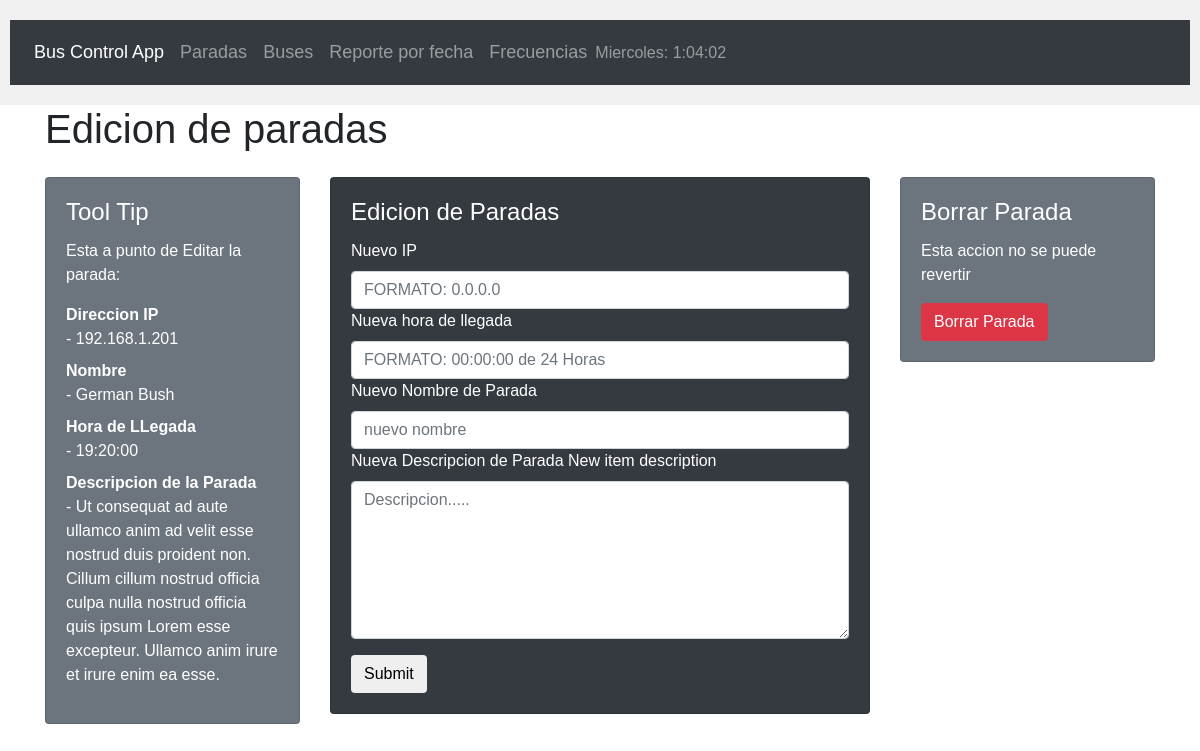
The page /paradas/192.168.1.201/edit on the database its author committed.
### db_setup.py (models this page shows, shortened)
class Paradas(Base): # child
    __tablename__ = 'paradas' # right -association class references the right side via many-to-one
    id = Column(Integer, primary_key=True)
    parada_Ip = Column(String(15), nullable=False)
    parada_Time = Column(String(20), nullable=False)
    parada_nombre = Column(String(100), nullable=False)
    parada_desc = Column(String(200), nullable=False)

### mainapp.py (the view)
@app.route('/paradas/<path:paradaIp>/edit', methods=['GET', 'POST'])
def editParada(paradaIp):
    currentParada = session.query(Paradas).filter_by(parada_Ip=paradaIp).one_or_none()
    allParadas = session.query(Paradas).all()
    for iparada in allParadas:
        if iparada.parada_Ip == currentParada.parada_Ip:
            xparada = iparada
    if request.method == 'POST':
        print("it is a POST request")
        currentParada.parada_Ip = request.form['newParadaIp']
        currentParada.parada_Time = request.form['newParadaTime']
        currentParada.parada_nombre = request.form['newParadaName']
        currentParada.parada_desc = request.form['newParadaDesc']
        session.add(currentParada)
        session.commit()
        return redirect(url_for('ParadasPage'))
    else:
        print("it is a GET request")
        return render_template('editParada.html', appParada=currentParada)

### templates/editParada.html
{% extends "start.html" %}
{% block content %}
<h1>Edicion de paradas</h1>
<br>
<br>
<div class="row">
    <div class="col-sm-3">
        <div class="card bg-secondary text-white">
            <div class="card-body">
                <h4 class="card-title">Tool Tip</h4>
                <p class="card-text">Esta a punto de Editar la parada:</p>
                <dl>
                    <dt>Direccion IP</dt>
                    <dd>- {{appParada.parada_Ip}}</dd>
                    <dt>Nombre</dt>
                    <dd>- {{appParada.parada_nombre}}</dd>
                    <dt>Hora de LLegada</dt>
                    <dd>- {{appParada.parada_Time}}</dd>
                    <dt>Descripcion de la Parada</dt>
                    <dd>- {{appParada.parada_desc}}</dd>
                </dl>
            </div>
        </div>
    </div>
    <div class="col-sm-6">
        <div class="card bg-dark text-white">
            <div class="card-body">
                <h4 class="card-title">Edicion de Paradas</h4>
                <form action="{{url_for('editParada',paradaIp=appParada.parada_Ip)}}" method="POST">
                    <div class="form-group">
                        <label for="nIp">Nuevo IP</label>
                        <input type="text" class="form-control" id="nIp" placeholder="FORMATO: 0.0.0.0" name="newParadaIp"
                            required>
                        <label for="nTime">Nueva hora de llegada</label>
                        <input type="text" class="form-control" id="nTime" placeholder="FORMATO: 00:00:00 de 24 Horas"
                            name="newParadaTime" required>
                        <label for="nNombre">Nuevo Nombre de Parada</label>
                        <input type="text" class="form-control" id="nNombre" placeholder="nuevo nombre" name="newParadaName"
                            required>
                        <label for="nDesc">Nueva Descripcion de Parada</label>
                        <label for="paradaDesc">New item description</label>
                        <textarea id="nDesc" cols="70" rows="6" class="form-control" placeholder="Descripcion....."
                            name="newParadaDesc" required></textarea>
                    </div>
                    <button type="submit" class="btn btn-default">Submit</button>
                </form>
            </div>
        </div>
    </div>
    <div class="col-sm-3">
        <div class="card bg-secondary text-white">
            <div class="card-body">
                <h4 class="card-title">Borrar Parada</h4>
                <p class="card-text">Esta accion no se puede revertir</p>
                <form action="{{url_for('deleteParada', paradaIp=appParada.parada_Ip)}}" method="POST">
                    <button type="submit" class="btn btn-danger">Borrar Parada</button>
                </form>
            </div>
        </div>
    </div>
</div>
{% endblock %}

### static/css/newFormat.css (style rules this page uses)
* { box-sizing: border-box; }
body { margin: 0; font-family: Arial; }
h1 { display: inline; }

### rows shown on the page
Paradas: parada_Ip "192.168.1.201", parada_nombre "German Bush", parada_Time "19:20:00", parada_desc "Ut consequat ad aute ullamco anim ad velit esse nostrud duis proident non. Cillum cillum nostrud officia culpa nulla nostrud officia quis ipsum Lorem esse excepteur. Ullamco anim irure et irure enim ea esse."
